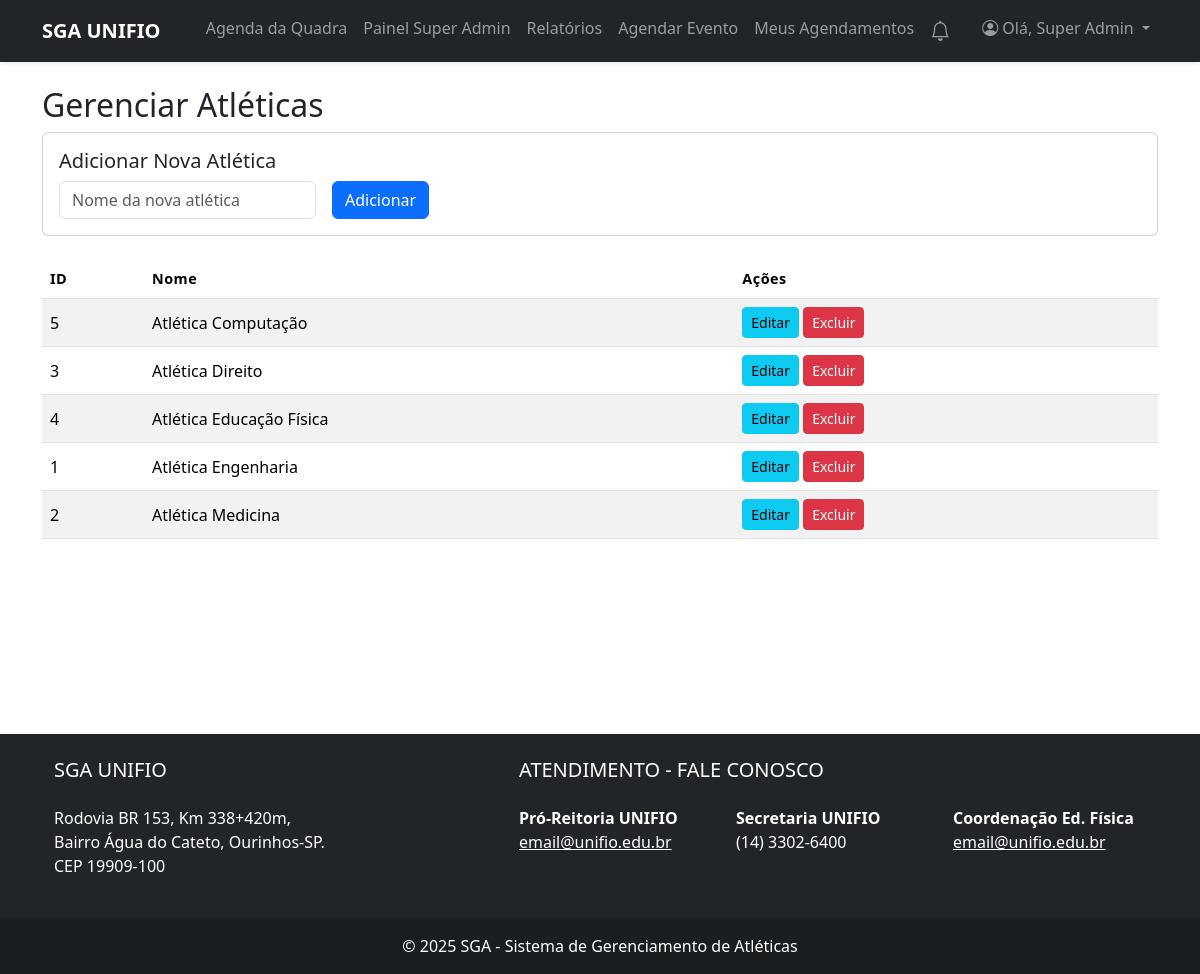
The page /public/super_admin/gerenciar_atleticas.php (signed in) on the database as committed earlier.
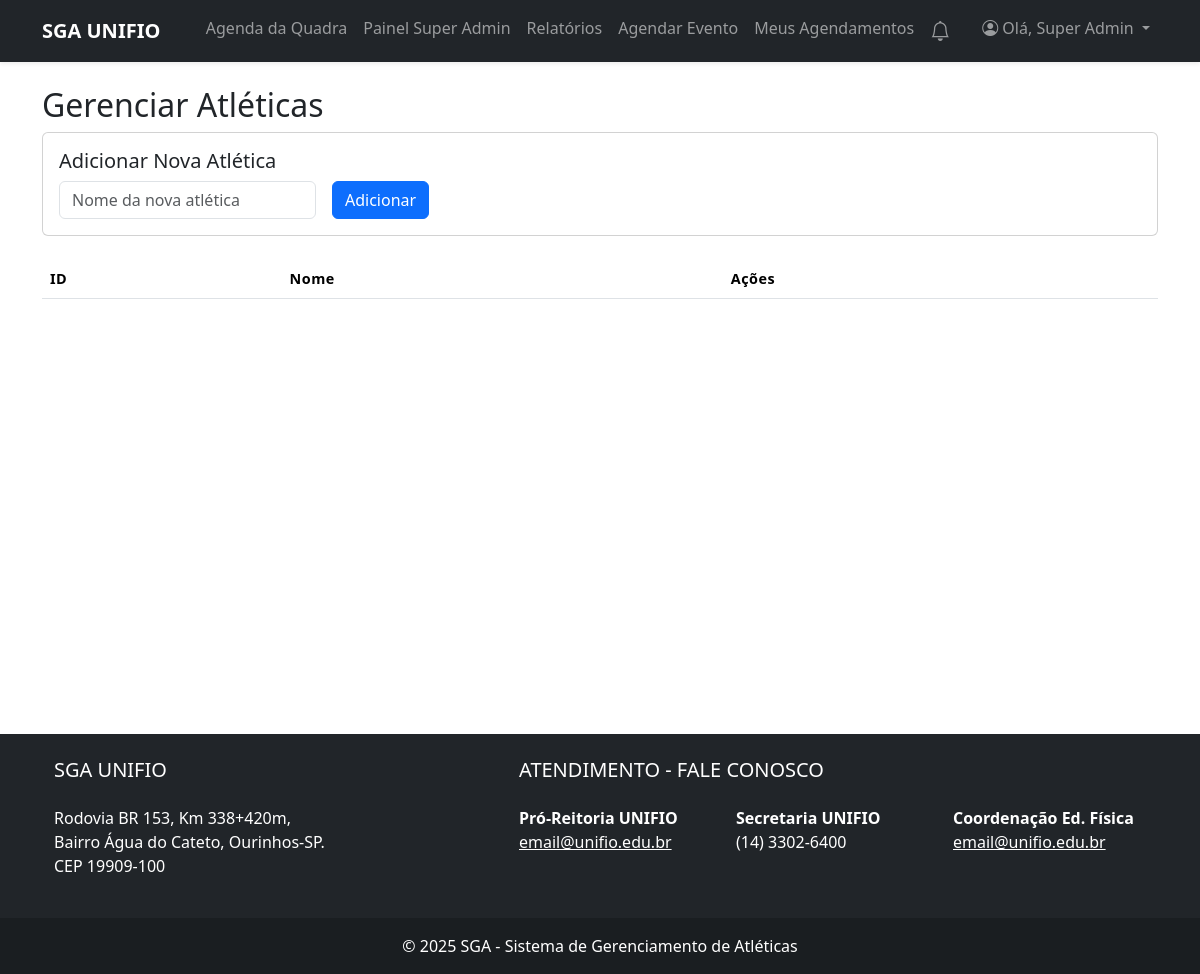
The same page on the database as committed later.
### tables this page shows
CREATE TABLE `atleticas` (
  `id` int(11) NOT NULL,
  `nome` varchar(255) NOT NULL,
  `descricao` text DEFAULT NULL,
  `logo_url` varchar(255) DEFAULT NULL
);

### public/super_admin/gerenciar_atleticas.php (the view, shortened to what this page needs)
<?php
require_once '../../src/config/config.php';
$atleticas = $conexao->query("SELECT * FROM atleticas ORDER BY nome ASC");
?>
<?php include '../../templates/header.php'; ?>
    <h2>Gerenciar Atléticas</h2>
    <div class="card mb-4"><div class="card-body">
            <h5>Adicionar Nova Atlética</h5>
            <form method="post" class="row g-3 align-items-center">
                <div class="col-auto"><input type="text" name="nome" class="form-control" placeholder="Nome da nova atlética" required></div>
                <div class="col-auto"><button type="submit" name="add_atletica" class="btn btn-primary">Adicionar</button></div>
            </form>
        </div></div>
    <table class="table table-striped">
        <thead><tr><th>ID</th><th>Nome</th><th>Ações</th></tr></thead>
        <tbody>
        <?php while($row = $atleticas->fetch_assoc()): ?>
            <tr>
                <td><?php echo $row['id']; ?></td>
                <td><?php echo htmlspecialchars($row['nome']); ?></td>
                <td>
                    <a href="editar_atletica.php?id=<?php echo $row['id']; ?>" class="btn btn-sm btn-info">Editar</a>
                    <form method="post" class="d-inline" onsubmit="return confirm('Atenção! Excluir uma atlética pode desvincular cursos. Deseja continuar?');">
                        <button type="submit" name="delete_atletica" class="btn btn-sm btn-danger">Excluir</button>
                    </form>
                </td>
            </tr>
        <?php endwhile; ?>
        </tbody>
    </table>
<?php include '../../templates/footer.php'; ?>

Rows that differ between the two databases and show on the page:
removed atleticas: id "5", nome "Atlética Computação"
removed atleticas: id "3", nome "Atlética Direito"
removed atleticas: id "4", nome "Atlética Educação Física"
removed atleticas: id "1", nome "Atlética Engenharia"
removed atleticas: id "2", nome "Atlética Medicina"
